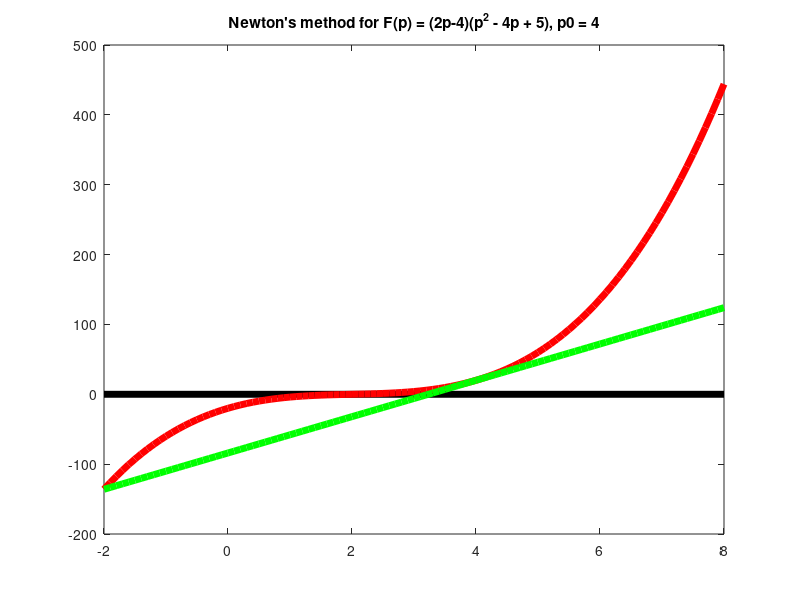

Source code (MATLAB):
function myplot

  bounds = [ -2, 8 ];

  y1 = [];
  y2 = [];
  x = [];
  for p = bounds(1):.1:bounds(2)
    x = [ x, p ];
    y1 = [ y1, f(p) ];
    y2 = [ y2, fp(p) ];
  end

  h0 = plot(bounds,[0, 0], 'k-');
  set(h0(1),"linewidth",5);
  hold on;
  h1 = plot(x,y1,'r-');
  set(h1(1),"linewidth",5);
  h2 = plot(x,y2,'g-');
  set(h2(1),"linewidth",5);
  title('Newton''s method for F(p) = (2p-4)(p^2 - 4p + 5), p0 = 4');
  axis on;
  hold off;

end

function y = f(p)
  y = ( 2 * p - 4 ) * ( p^2 - 4*p + 5 );
end

function y = j(p)
  y = (2 * p - 4)^2 + 2 * (p^2-4*p+5);
end

function y = fp(p)
  p0 = 4;
  y = f(p0) + j(p0) * (p - p0);
end

